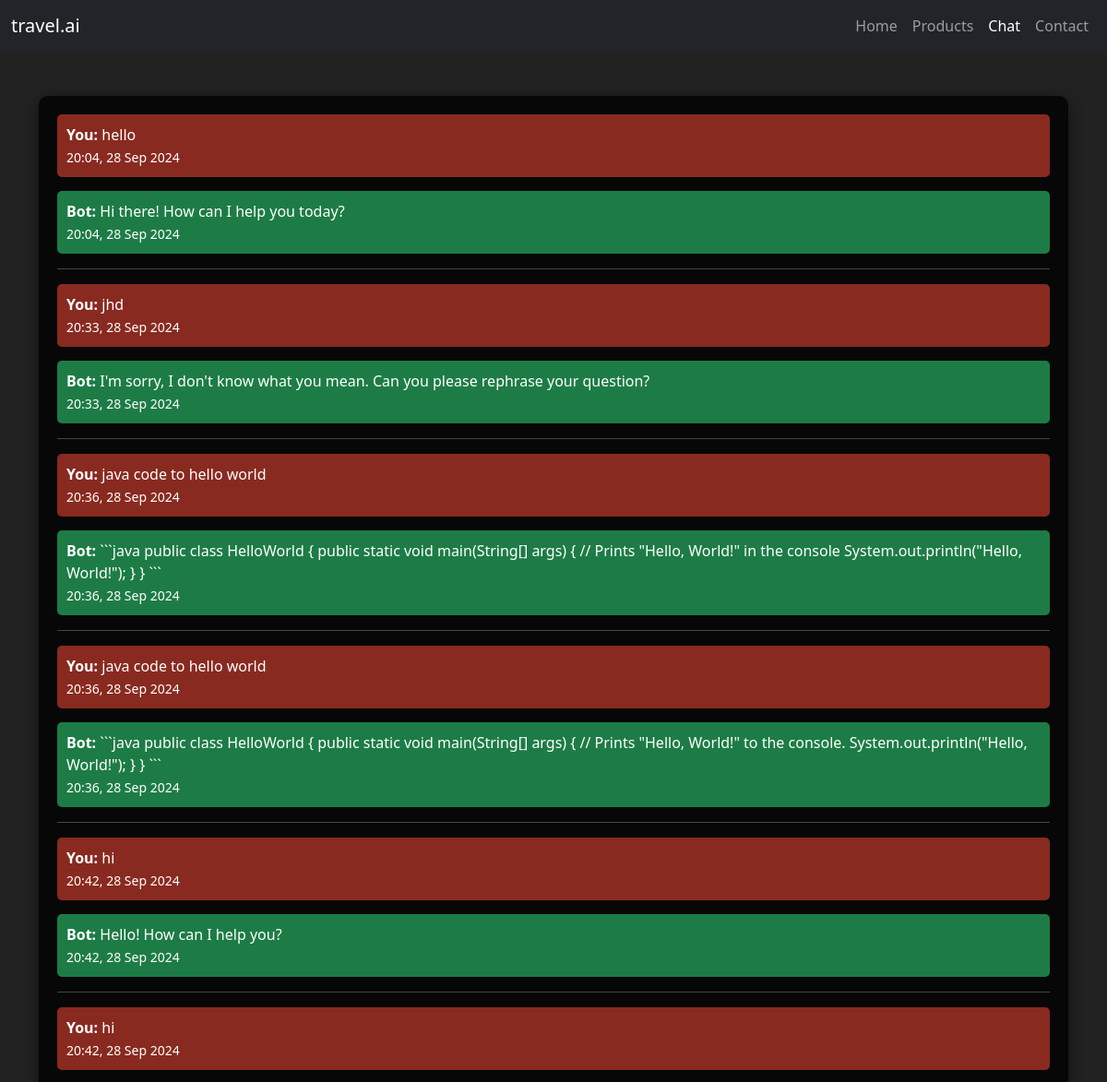
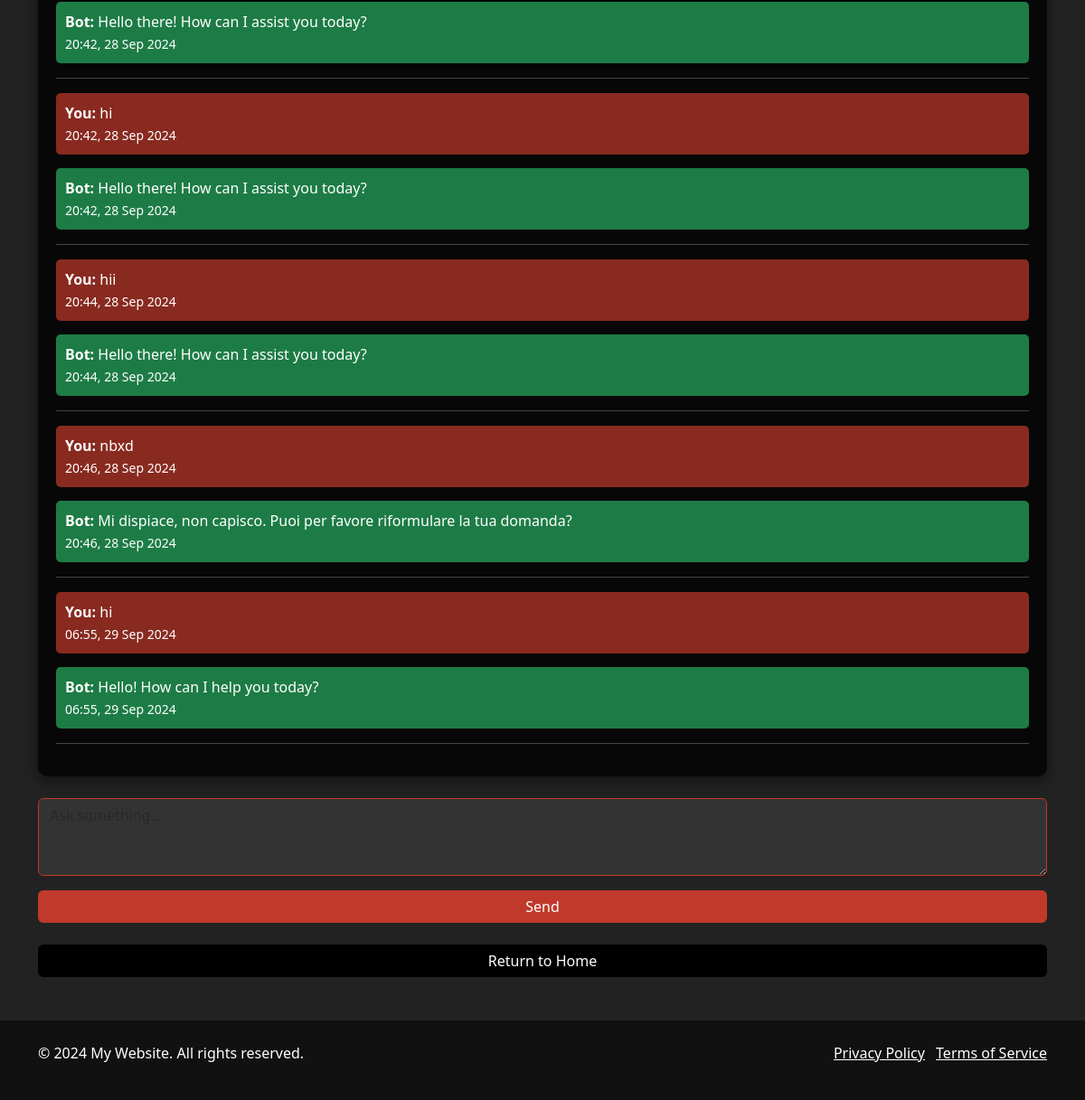
/chat_home/ (signed in), run on the app's committed database (2 pictures, top to bottom).
### myapp/models.py (models this page shows, shortened)
class ChatHistory(models.Model):
    user = models.ForeignKey(settings.AUTH_USER_MODEL, on_delete=models.CASCADE)
    message_input = models.TextField()
    bot_response = models.TextField()
    created_at = models.DateTimeField(auto_now_add=True)

### myapp/views.py (the view, shortened to what this page needs)
# urls.py: path('chat_home/', views.chat_home, name='chat_home'),
@login_required
def chat_home(request):
    chat_history = ChatHistory.objects.filter(user=request.user).order_by('created_at')
    context = {
        'get_history': chat_history,
        'messages': messages.get_messages(request)
    }
    return render(request, 'chat.html', context)

### myapp/templates/chat.html (shortened to what this page needs)
     <!DOCTYPE html>
     <html lang="en">
     <head>
         <link href="https://cdn.jsdelivr.net/npm/bootstrap@5.3.0-alpha1/dist/css/bootstrap.min.css" rel="stylesheet">
     </head>
     <body>
         <nav class="navbar navbar-expand-lg navbar-dark bg-dark">
             <div class="container-fluid">
                 <a class="navbar-brand" href="{% url 'welcome' %}">travel.ai
                 </a>
                 <div class="collapse navbar-collapse" id="navbarNav">
                     <ul class="navbar-nav ms-auto">
                         <li class="nav-item">
                             <a class="nav-link" href="{% url 'welcome' %}">Home</a>
                         </li>
                         <li class="nav-item">
                             <a class="nav-link" href="{% url 'product_list' %}">Products</a>
                         </li>
                         <li class="nav-item">
                             <a class="nav-link active" aria-current="page" href="{% url 'chat_home' %}">Chat</a>
                         </li>
                         <li class="nav-item">
                             <a class="nav-link" href="#">Contact</a>
                         </li>
                     </ul>
                 </div>
             </div>
         </nav>
         <div class="container my-5">
             <div class="chat-container mb-4">
                 <div id="chatHistory">
                     {% for chat in get_history %}
                         <div class="chat-entry user-message">
                             <strong>You:</strong> {{ chat.message_input }} <br />
                             <small>{{ chat.created_at|date:"H:i, d M Y" }}</small>
                         </div>
                         <div class="chat-entry bot-response">
                             <strong>Bot:</strong> {{ chat.bot_response }} <br />
                             <small>{{ chat.created_at|date:"H:i, d M Y" }}</small>
                         </div>
                         <hr />
                     {% endfor %}
                 </div>
             </div>
             <form method="POST" action="{% url 'chat_home' %}" class="chat-form">
                 <div class="mb-3">
                     <textarea
                         name="userInput"
                         class="form-control"
                         rows="3"
                         placeholder="Ask something..."
                         required
                         style="background-color: #333; color: white; border: 1px solid #c0392b;"
                     ></textarea>
                 </div>
                 <button type="submit" class="btn btn-primary w-100">Send</button>
             </form>
             <div class="mt-4">
                 <a href="{% url 'product_list' %}" class="btn btn-secondary w-100">Return to Home</a>
             </div>
         </div>
         <footer class="text-white py-4 mt-5">
             <div class="container">
                 <div class="row">
                     <div class="col-md-6">
                         <p>&copy; 2024 My Website. All rights reserved.</p>
                     </div>
                     <div class="col-md-6 text-md-end">
                         <a href="#" class="text-white me-2">Privacy Policy</a>
                         <a href="#" class="text-white">Terms of Service</a>
                     </div>
                 </div>
             </div>
         </footer>
     </body>
     </html>

### myapp/templates/chat.html (style rules this page uses)
body { background-color: #222; color: white; }
.chat-container { background-color: rgba(0, 0, 0, 0.8); padding: 20px; border-radius: 10px; box-shadow: 0 4px 15px rgba(0, 0, 0, 0.5); }
.chat-entry { margin-bottom: 15px; padding: 10px; border-radius: 5px; }
.user-message { background-color: rgba(192, 57, 43, 0.7); color: white; }
.bot-response { background-color: rgba(39, 174, 96, 0.7); color: white; }
.btn-primary { background-color: #c0392b; border: none; }
.btn-secondary { background-color: #000; border: none; }
footer { background-color: #111; }

### data on the page
ChatHistory: message_input "hello", created_at "20:04, 28 Sep 2024", bot_response "Hi there! How can I help you today?"
ChatHistory: message_input "jhd", created_at "20:33, 28 Sep 2024", bot_response "I'm sorry, I don't know what you mean. Can you please rephrase your question?"
ChatHistory: message_input "java code to hello world", created_at "20:36, 28 Sep 2024", bot_response "```java public class HelloWorld { public static void main(String[] args) { // Prints \"Hello, World!\" in the console System.out.println(\"Hello, World!\"); } } ```"
ChatHistory: message_input "java code to hello world", created_at "20:36, 28 Sep 2024", bot_response "```java public class HelloWorld { public static void main(String[] args) { // Prints \"Hello, World!\" to the console. System.out.println(\"Hello, World!\"); } } ```"
ChatHistory: message_input "hi", created_at "20:42, 28 Sep 2024", bot_response "Hello! How can I help you?"
ChatHistory: message_input "hi", created_at "20:42, 28 Sep 2024", bot_response "Hello there! How can I assist you today?"
ChatHistory: message_input "hi", created_at "20:42, 28 Sep 2024", bot_response "Hello there! How can I assist you today?"
ChatHistory: message_input "hii", created_at "20:44, 28 Sep 2024", bot_response "Hello there! How can I assist you today?"
ChatHistory: message_input "nbxd", created_at "20:46, 28 Sep 2024", bot_response "Mi dispiace, non capisco. Puoi per favore riformulare la tua domanda?"
ChatHistory: message_input "hi", created_at "06:55, 29 Sep 2024", bot_response "Hello! How can I help you today?"
